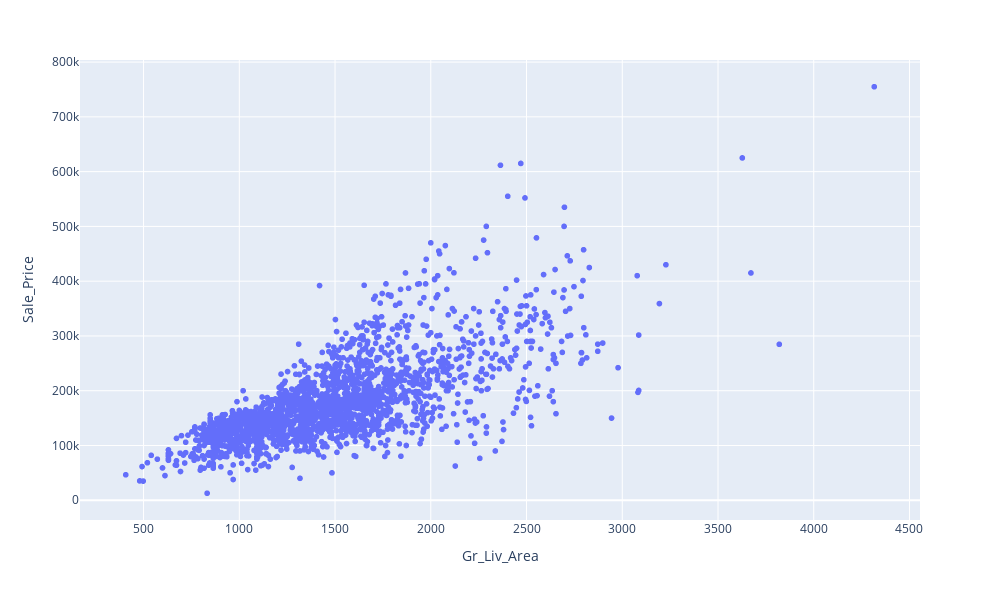

The cell this chart's notebook holds for it:
### Code cell
fig=px.scatter(X_train_ready, x="Gr_Liv_Area", y="Sale_Price" ,width=1000, height=600)
fig.show()

### Figure 1 — Plotly figure (JSON) as saved in the notebook; plotly's stock layout.template omitted (floating-point values rounded to 4 significant figures; data arrays with more than 128 entries replaced by an {"elided": "..."} marker saying what was removed)
{"data": [{"hovertemplate": "Gr_Liv_Area=%{x}<br>Sale_Price=%{y}<extra></extra>", "legendgroup": "", "marker": {"color": "#636efa", "symbol": "circle"}, "mode": "markers", "name": "", "showlegend": false, "type": "scattergl", "x": {"elided": "2170 int values"}, "xaxis": "x", "y": {"elided": "2170 int values"}, "yaxis": "y"}], "layout": {"height": 600, "legend": {"tracegroupgap": 0}, "margin": {"t": 60}, "width": 1000, "xaxis": {"anchor": "y", "domain": [0, 1], "title": {"text": "Gr_Liv_Area"}}, "yaxis": {"anchor": "x", "domain": [0, 1], "title": {"text": "Sale_Price"}}}}
